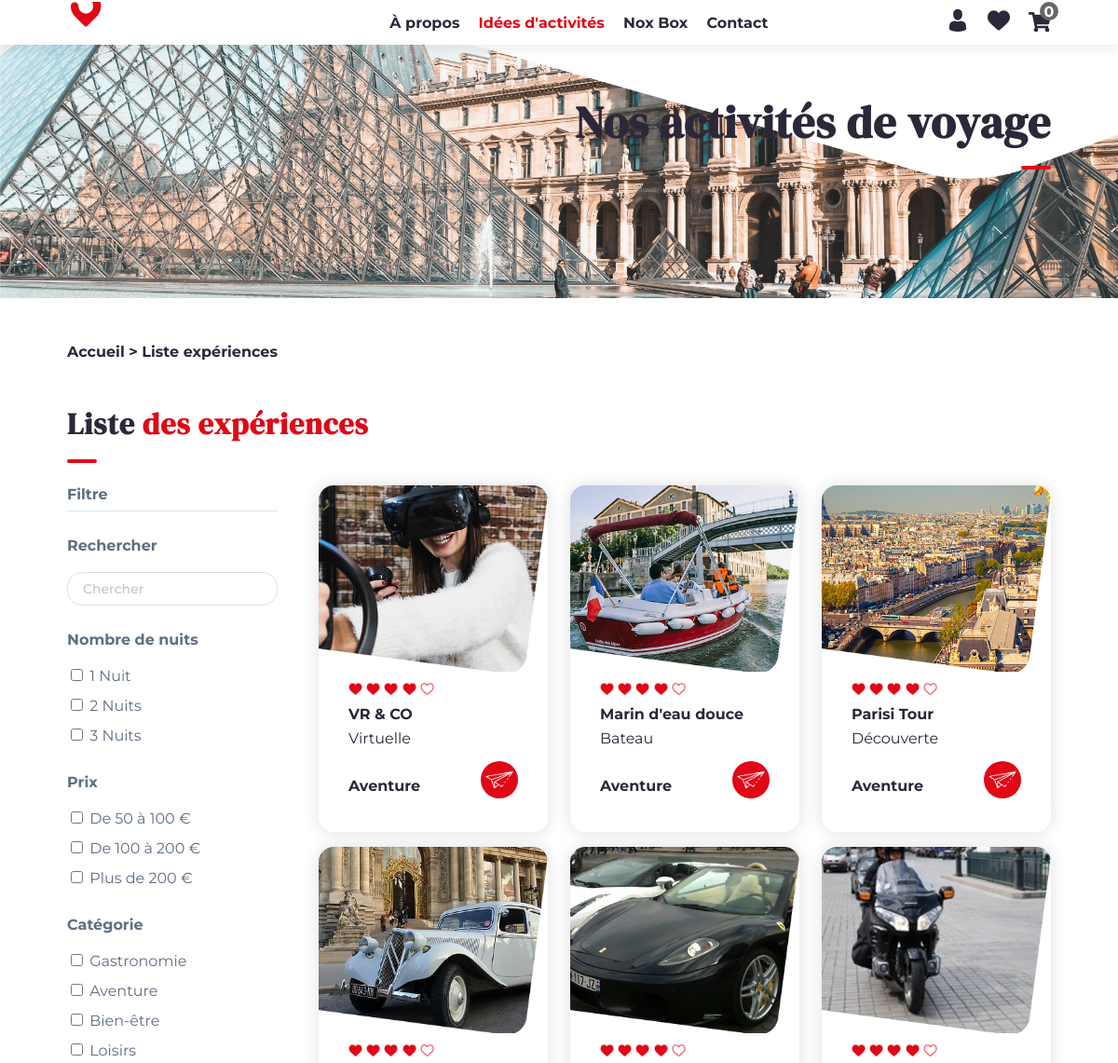
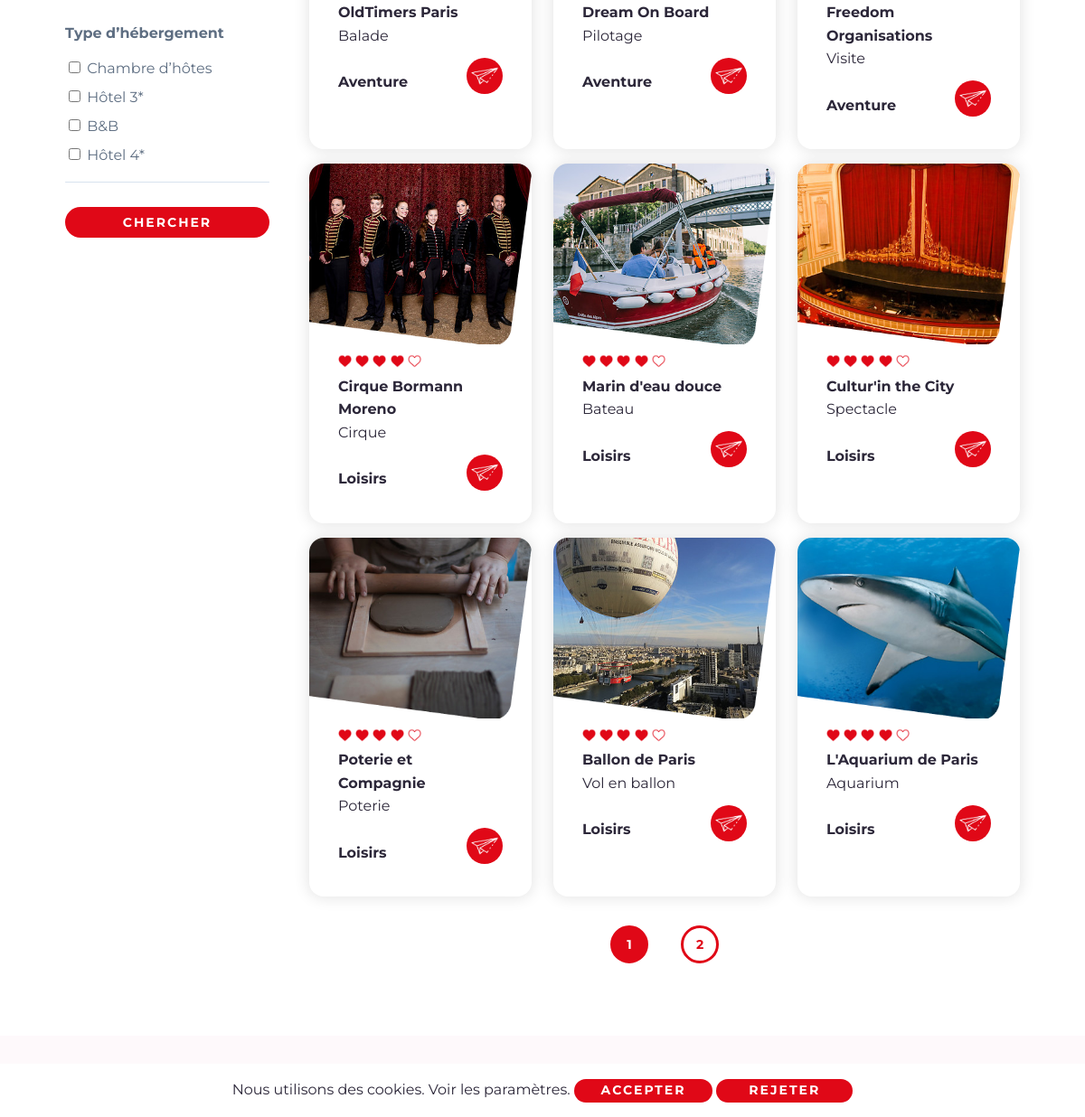
/liste-experiences, run on the app's committed database (2 pictures, top to bottom).
### tables this page shows
CREATE TABLE `article` (
  `id_article` int(11) NOT NULL,
  `titre` varchar(255) NOT NULL,
  `description` text NOT NULL,
  `photo` varchar(255) NOT NULL,
  `titre_info` varchar(255) NOT NULL,
  `description_info` text NOT NULL,
  `categorie` varchar(255) NOT NULL,
  `box` varchar(255) NOT NULL,
  `adresse` varchar(255) NOT NULL,
  `map` text NOT NULL,
  `etat` int(11) NOT NULL,
  `membre_id` int(11) NOT NULL
);

### liste-experiences.php (the view, shortened to what this page needs)
<?php
require_once("include/init.php");
$element_par_page = 12;
$pdo_statement = $pdo_object->prepare("SELECT * FROM article WHERE etat = :etat");
$pdo_statement->bindValue(':etat', 1, PDO::PARAM_INT);
$pdo_statement->execute();
$nb_total_elements = $pdo_statement->rowCount();
$nb_pages = ceil($nb_total_elements / $element_par_page);
if (isset($_GET['page'])) {
    $page_actuelle = $_GET['page'];
    if ($page_actuelle > $nb_pages) {
        $page_actuelle = $nb_pages;
    }
}
else {
    $page_actuelle = 1;
}
$premiere_element = ($page_actuelle - 1) * $element_par_page;
$query_elements = "SELECT * FROM article WHERE etat = 1 ORDER BY id_article DESC LIMIT " . $premiere_element . ", " . $element_par_page;
$pdo_statement = $pdo_object->prepare($query_elements);
$pdo_statement->execute();
$pdo_statement_2 = $pdo_object->prepare("SELECT * FROM article WHERE etat = :etat");
$pdo_statement_2->bindValue(':etat', 1, PDO::PARAM_INT);
$pdo_statement_2->execute();
require_once("include/header.php");
?>
        <div id="content_davy">
            <link rel="stylesheet" href="<?= URL ?>/include/css/style_intro_2.css">
            <link rel="stylesheet" href="<?= URL ?>/include/css/style_cadre.css">
            <link rel="stylesheet" href="<?= URL ?>/include/css/style_accordion.css">
            <div class="block_anime_scroll_relative_content_1_davy">
                <img class="anime_scroll_relative_content_1_2_davy anime_scroll_relative_content_1_davy" src="<?= URL ?>/images/fond-menu-2-min.png" alt="Fond menu">
                <div class="anime_scroll_relative_content_1_1_davy anime_scroll_relative_content_1_davy container">
                    <h1>Nos activités de voyage</h1>
                    <hr class="float_right_davy anime_scroll_davy">
                </div>
            </div>
            <div class="container mt-5 mb-3">
                <a href="<?= URL ?>" title="Accueil">Accueil > </a> <a href="<?= URL ?>/liste-experiences" title="Liste expériences">Liste expériences</a>
            </div>
            <div class="container mt-5 mb-3">
                <h2 class="h2_moyen_davy">Liste <span class="color_red_davy serif_davy">des expériences</span></h2>
                <hr class="anime_scroll_davy">
            </div>
            <div class="container">
                <div class="row">
                    <div class="col-lg-3 col-md-4 mb-3 pe-3">
                        <form method="post" enctype="multipart/form-data" class="color_gris_davy pe-3">
                            <strong>Filtre</strong>
                            <hr class="hr_admin_davy"><br>
                            <strong>Rechercher</strong><br><br>
                            <input type="text" id="mot_chercher" name="mot_chercher" placeholder="Chercher" class="width_full_davy mb-2" onkeyup="ajax_davy('content_experience_davy', 'liste-experiences-ajax.php?chercher=', this.value)"><br><br>
                            <div class="panel_davy desactive_accordion">
                                <strong>Nombre de nuits</strong><br><br>
                                <input type="checkbox" id="1_nuit" name="1_nuit" value="1 Nuit">
                                <label for="1_nuit">1 Nuit</label><br>
                                <input type="checkbox" id="2_nuits" name="2_nuits" value="2 Nuits">
                                <label for="2_nuits">2 Nuits</label><br>
                                <input type="checkbox" id="3_nuits" name="3_nuits" value="3 Nuits">
                                <label for="3_nuits">3 Nuits</label><br><br>
                                <strong>Prix</strong><br><br>
                                <input type="checkbox" id="de_50_a_100" name="de_50_a_100" value="De 50 à 100 €">
                                <label for="de_50_a_100">De 50 à 100 €</label><br>
                                <input type="checkbox" id="de_100_a_200" name="de_100_a_200" value="De 100 à 200 €">
                                <label for="de_100_a_200">De 100 à 200 €</label><br>
                                <input type="checkbox" id="plus_de_200" name="plus_de_200" value="Plus de 200 €">
                                <label for="plus_de_200">Plus de 200 €</label><br><br>
                                <strong>Catégorie</strong><br><br>
                                <input type="checkbox" id="gastronomie" name="gastronomie" value="Gastronomie">
                                <label for="gastronomie">Gastronomie</label><br>
                                <input type="checkbox" id="aventure" name="aventure" value="Aventure">
                                <label for="aventure">Aventure</label><br>
                                <input type="checkbox" id="bien_etre" name="bien_etre" value="Bien-être">
                                <label for="bien_etre">Bien-être</label><br>
                                <input type="checkbox" id="loisirs" name="loisirs" value="Loisirs">
                                <label for="loisirs">Loisirs</label><br><br>
                                <strong>Type d’hébergement</strong><br><br>
                                <input type="checkbox" id="chambre_hotes" name="chambre_hotes" value="Chambre d’hôtes">
                                <label for="chambre_hotes">Chambre d’hôtes</label><br>
                                <input type="checkbox" id="hotel_3" name="hotel_3" value="Hotel 3*">
                                <label for="hotel_3">Hôtel 3*</label><br>
                                <input type="checkbox" id="B_B" name="B_B" value="B&B">
                                <label for="B_B">B&B</label><br>
                                <input type="checkbox" id="hotel_4" name="hotel_4" value="Hotel 4*">
                                <label for="hotel_4">Hôtel 4*</label><br>
                            </div>
                            <hr class="hr_admin_davy"><br>
                            <a aria-label="Valider" class="bouton_anim_davy bouton_envoyer width_full_davy" data-text="Chercher" title="Chercher">
                                <input type="submit" id="chercher" name="chercher" value="Chercher" class="bouton_submit">
                            </a><br>
                        </form>
                    </div>
                    <div class="col-lg-9 col-md-8 mb-3">
                        <div id="content_experience_davy" class="row">
                        <?php if (isset($_POST['chercher'])) : ?>
                            <?php while ($article_chercher_array = $pdo_statement_2->fetch(PDO::FETCH_ASSOC)) : ?>
                            <?php if ((!empty($_POST['gastronomie']) && ((find_davy($article_chercher_array["box"], $_POST['gastronomie']) == 1))) || (!empty($_POST['aventure']) && ((find_davy($article_chercher_array["box"], $_POST['aventure']) == 1))) || (!empty($_POST['bien_etre']) && ((find_davy($article_chercher_array["box"], $_POST['bien_etre']) == 1))) || (!empty($_POST['loisirs']) && ((find_davy($article_chercher_array["box"], $_POST['loisirs']) == 1))) || (!empty($_POST['mot_chercher']) && ((find_davy($article_chercher_array["titre"], $_POST['mot_chercher']) == 1) || (find_davy($article_chercher_array["description"], $_POST['mot_chercher']) == 1) || (find_davy($article_chercher_array["categorie"], $_POST['mot_chercher']) == 1) || (find_davy($article_chercher_array["box"], $_POST['mot_chercher']) == 1)))) : ?>
                            <div class="col-lg-4 col-md-6 mb-3">
                                <div class="cadre_davy">
                                    <div class="image_cadre_davy">
                                        <img src="<?= URL ?>/images/<?= $article_chercher_array['photo'] ?>" class="image_cadre_2_davy" alt="<?= $article_chercher_array['photo'] ?>">
                                        <img src="<?= URL ?>/images/cadre-2-min.png" class="image_cadre_1_davy" alt="Cadre">
                                    </div>
                                    <p class="texte_cadre_davy">
                                        <?php
                                        if (isset($_SESSION['membre'])) {
                                            $note = 0;
                                            $pdo_statement_note = $pdo_object->prepare("SELECT * FROM commentaire WHERE produit_id = :produit_id AND membre_id = :membre_id");
                                            $pdo_statement_note->bindValue(':produit_id', $article_chercher_array['id_article'], PDO::PARAM_INT);
                                            $pdo_statement_note->bindValue(':membre_id', $_SESSION['membre']['id_membre'], PDO::PARAM_INT);
                                            $pdo_statement_note->execute();
                                            if ($pdo_statement_note->rowCount() > 0) {
                                                while ($note_array = $pdo_statement_note->fetch(PDO::FETCH_ASSOC)) {
                                                    $note = $note + $note_array['note'];
                                                }
                                                $note = round($note / $pdo_statement_note->rowCount());
                                            }
                                            else {
                                                $note = 4;
                                            }
                                        }
                                        else {
                                            $note = 4;
                                        }
                                        ?>
                                        <?php for ($i = 0; $i < $note; $i++) : ?>
                                        <img src="<?= URL ?>/images/icon-coeur-min.png" class="image_cadre_note_davy" alt="Icon coeur">
                                        <?php endfor; ?>
                                        <?php for ($i = 0; $i < (5 - $note); $i++) : ?>
                                        <img src="<?= URL ?>/images/icon-coeur-vide-min.png" class="image_cadre_note_davy" alt="Icon coeur">
                                        <?php endfor; ?>
                                        <br>
                                        <strong><?= $article_chercher_array['titre'] ?></strong><br>
                                        <?= $article_chercher_array['categorie'] ?><br><br>
                                        <strong><?= $article_chercher_array['box'] ?></strong>
                                        <a href="<?= URL ?>/experience=<?= $article_chercher_array['id_article'] ?>" title="<?= URL ?>/experience=<?= $article_chercher_array['id_article'] ?>"><i class="icon_cadre_davy"><img src="<?= URL ?>/images/icon-voir-min.png" class="image_cadre_icon_davy" alt="Icon voir"></i></a>
                                    </p>
                                </div>
                            </div>
                            <?php endif; ?>
                            <?php endwhile; ?>
                        <?php else : ?>
                            <?php if ($pdo_statement->rowCount() > 0) : ?>
                            <?php while ($article_array = $pdo_statement->fetch(PDO::FETCH_ASSOC)) : ?>
                            <div class="col-lg-4 col-md-6 mb-3">
                                <div class="cadre_davy">
                                    <div class="image_cadre_davy">
                                        <img src="<?= URL ?>/images/cadre-2-min.png" class="image_cadre_1_davy" alt="Cadre">
                                    </div>
                                    <p class="texte_cadre_davy">
                                        <?php
                                        if (isset($_SESSION['membre'])) {
                                            $note = 0;
                                            $pdo_statement_note = $pdo_object->prepare("SELECT * FROM commentaire WHERE produit_id = :produit_id AND membre_id = :membre_id");
                                            $pdo_statement_note->bindValue(':produit_id', $article_array['id_article'], PDO::PARAM_INT);
                                            $pdo_statement_note->bindValue(':membre_id', $_SESSION['membre']['id_membre'], PDO::PARAM_INT);
                                            $pdo_statement_note->execute();
                                            if ($pdo_statement_note->rowCount() > 0) {
                                                while ($note_array = $pdo_statement_note->fetch(PDO::FETCH_ASSOC)) {
                                                    $note = $note + $note_array['note'];
                                                }
                                                $note = round($note / $pdo_statement_note->rowCount());
                                            }
                                            else {
                                                $note = 4;
                                            }
                                        }
                                        else {
                                            $note = 4;
                                        }
                                        ?>
                                        <?php for ($i = 0; $i < $note; $i++) : ?>
                                        <img src="<?= URL ?>/images/icon-coeur-min.png" class="image_cadre_note_davy" alt="Icon coeur">
                                        <?php endfor; ?>
                                        <?php for ($i = 0; $i < (5 - $note); $i++) : ?>
                                        <img src="<?= URL ?>/images/icon-coeur-vide-min.png" class="image_cadre_note_davy" alt="Icon coeur">
                                        <?php endfor; ?>
                                        <br>
                                        <strong><?= $article_array['titre'] ?></strong><br>
                                        <?= $article_array['categorie'] ?><br><br>
                                        <strong><?= $article_array['box'] ?></strong>
                                        <a href="<?= URL ?>/experience=<?= $article_array['id_article'] ?>" title="<?= URL ?>/experience=<?= $article_array['id_article'] ?>"><i class="icon_cadre_davy"><img src="<?= URL ?>/images/icon-voir-min.png" class="image_cadre_icon_davy" alt="Icon voir"></i></a>
                                    </p>
                                </div>
                            </div>
                            <?php endwhile; ?>
                            <?php else : ?>
                            <p>Aucun article</p>
                            <?php endif; ?>
                            <div class="text_center_davy mt-3">
                                <?php if ($nb_pages > 1) : ?>
                                <?php for ($i = 1; $i <= $nb_pages; $i++) : ?>
                                <a title="Voir Page" class="mx-1 px-3 py-1 bouton_2_anim_davy <?php if ($page_actuelle == $i) {echo 'active_bouton_2_anim_davy';} ?>" href="?page=<?= $i ?>"><span><?= $i ?></span></a>
                                <?php endfor; ?>
                                <?php endif; ?>
                            </div>
                        <?php endif; ?>
                        </div>
                    </div>
                </div>
            </div>
        </div>
<?php
require_once("include/footer.php");
?>

### data on the page
article: titre "VR & CO", categorie "Virtuelle", box "Aventure"
article: titre "Marin d'eau douce", categorie "Bateau", box "Aventure"
article: titre "Parisi Tour", categorie "Découverte", box "Aventure"
article: titre "OldTimers Paris", categorie "Balade", box "Aventure"
article: titre "Dream On Board", categorie "Pilotage", box "Aventure"
article: titre "Freedom Organisations", categorie "Visite", box "Aventure"
article: titre "Cirque Bormann Moreno", categorie "Cirque", box "Loisirs"
article: titre "Marin d'eau douce", categorie "Bateau", box "Loisirs"
article: titre "Cultur'in the City", categorie "Spectacle", box "Loisirs"
article: titre "Poterie et Compagnie", categorie "Poterie", box "Loisirs"
article: titre "Ballon de Paris", categorie "Vol en ballon", box "Loisirs"
article: titre "L'Aquarium de Paris", categorie "Aquarium", box "Loisirs"
